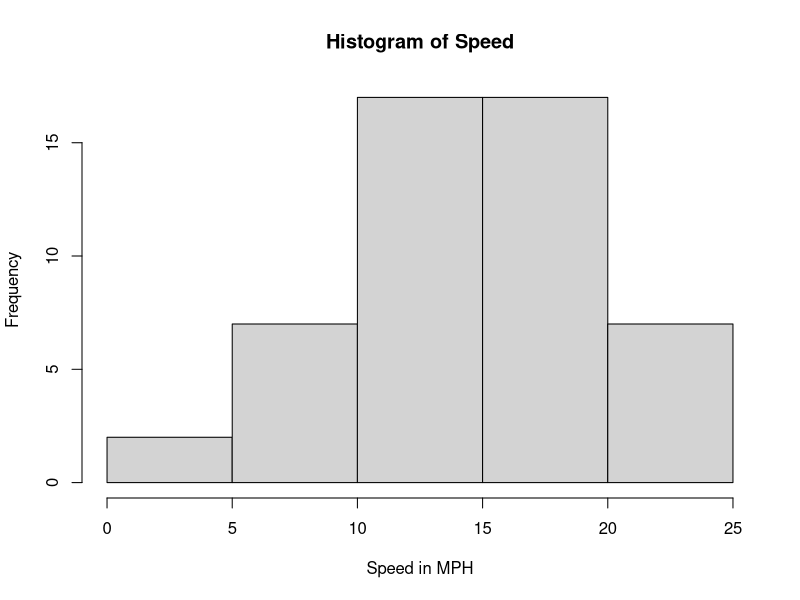
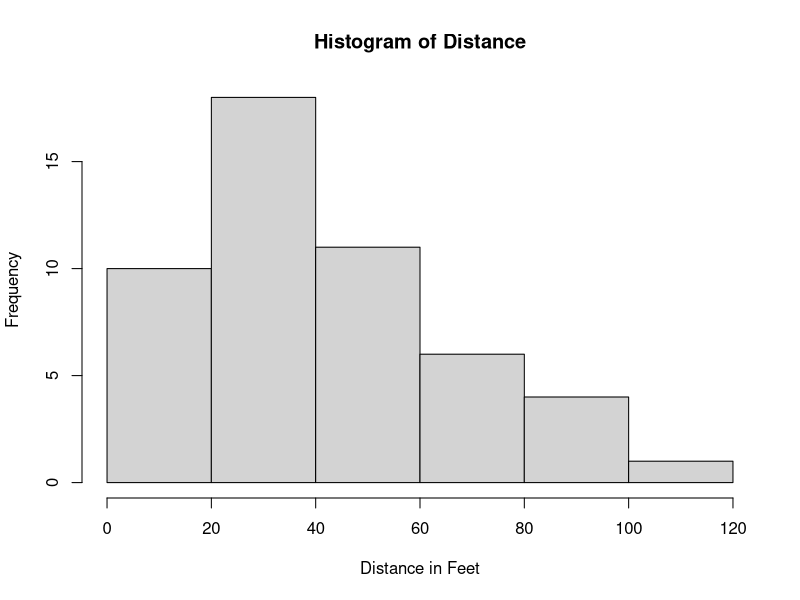
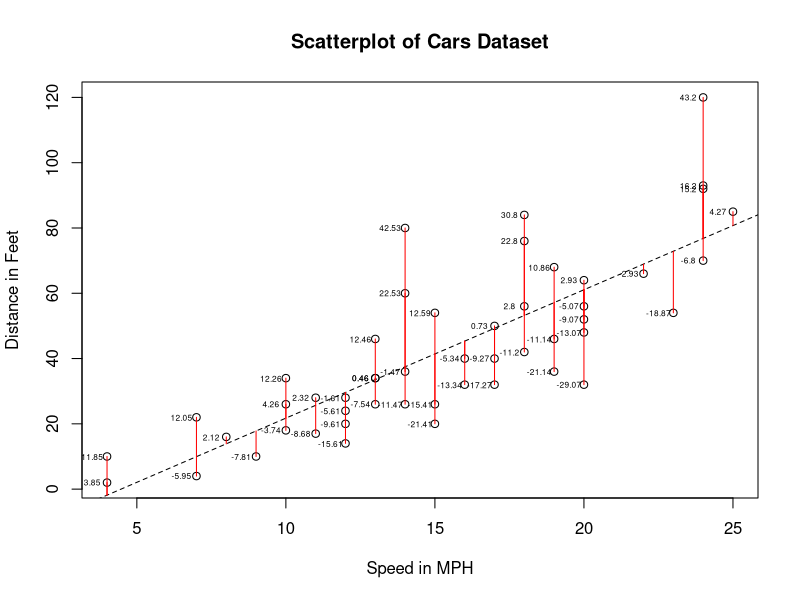
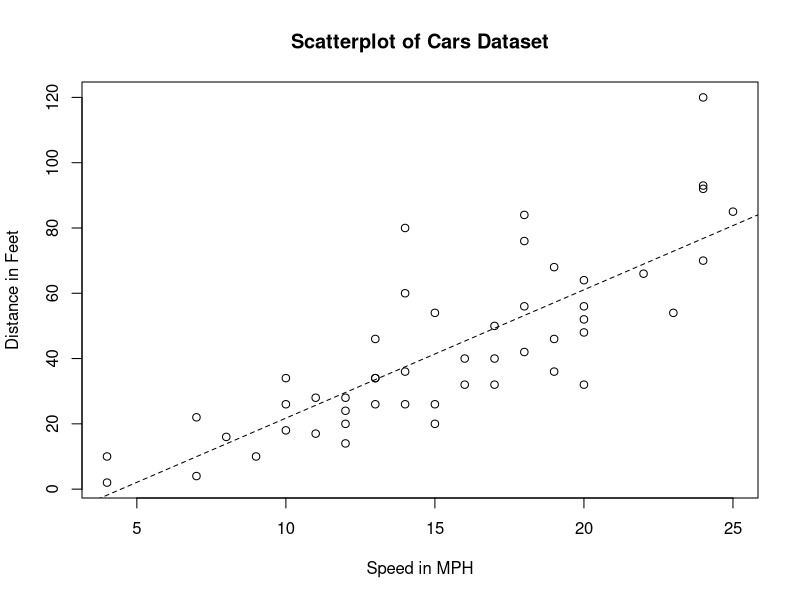
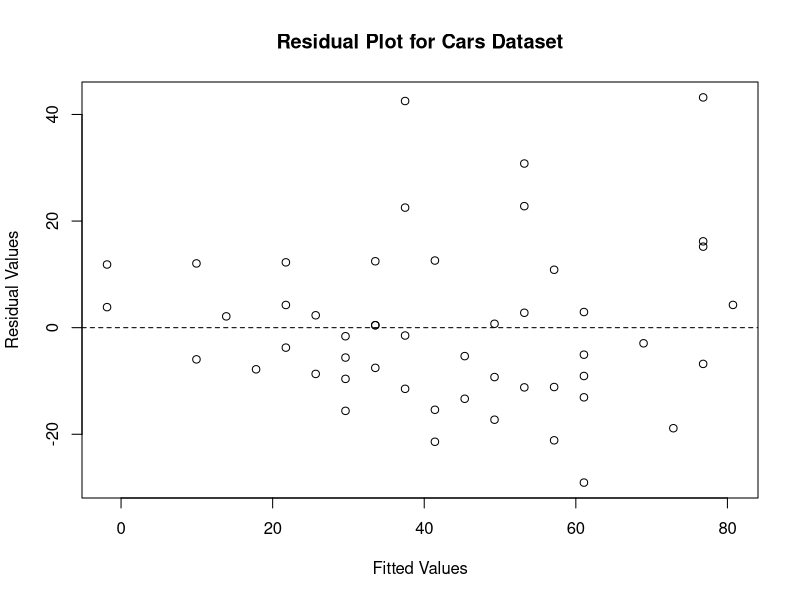
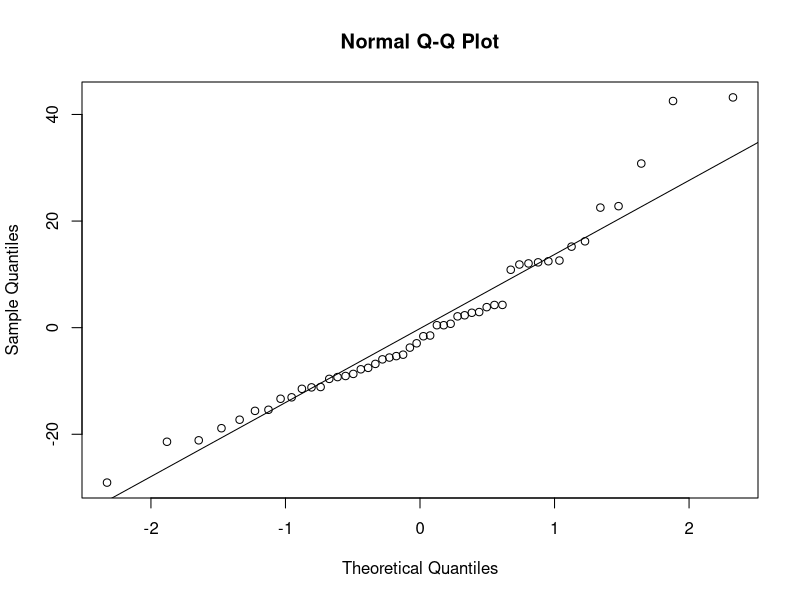
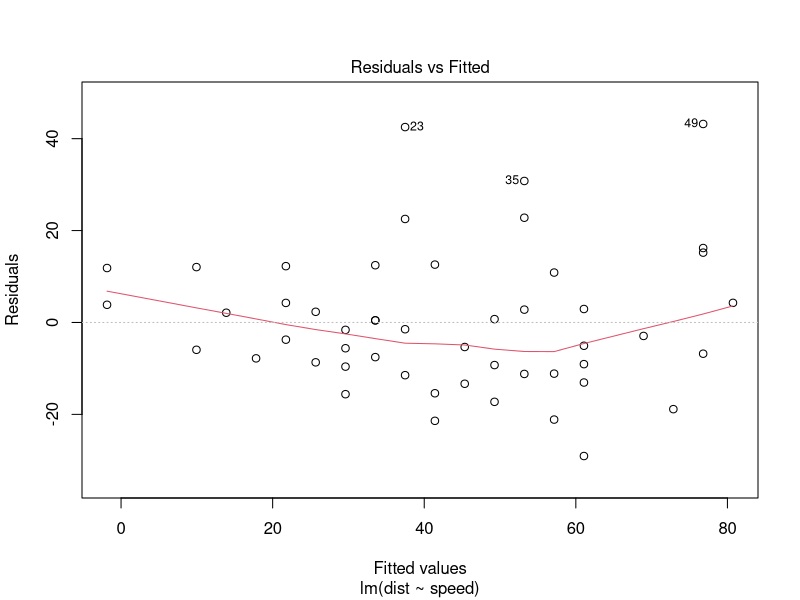
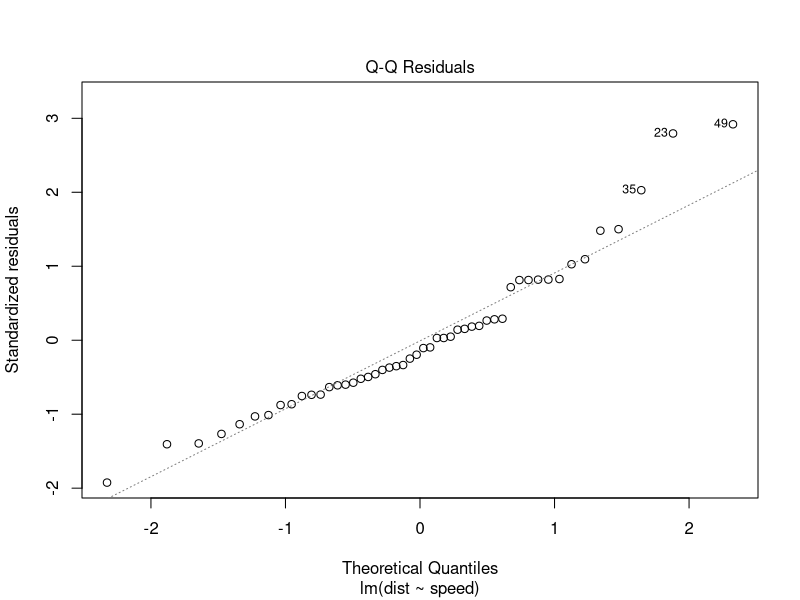

The R source for these figures, in order: (Note: this script raises an error after producing the figures.)
####################################################
####################################################
#####[03] Simple Linear Regression Lecture Code#####
####################################################
####################################################



##############################################
#####Manual example with the cars dataset#####
##############################################
help(cars)
cars #Investigating the cars dataset.

#Basic numerical EDA for cars dataset.
summary(cars) #Five number summaries.
sapply(cars, sd) #Standard deviations.
cor(cars) #Correlations.

#Basic graphical EDA for cars dataset.
hist(cars$speed, xlab = "Speed in MPH", main = "Histogram of Speed")
hist(cars$dist, xlab = "Distance in Feet", main = "Histogram of Distance")

plot(cars, xlab = "Speed in MPH", ylab = "Distance in Feet",
     main = "Scatterplot of Cars Dataset")

#Manual calculation of simple linear regression coefficients.
beta1 = sum((cars$speed - mean(cars$speed)) * (cars$dist - mean(cars$dist))) /
  sum((cars$speed - mean(cars$speed))^2)

beta0 = mean(cars$dist) - beta1*mean(cars$speed)

#Adding the least squares regression line to the plot.
abline(beta0, beta1, lty = 2)

#Calculating the residual values.
residuals = cars$dist - (beta0 + beta1*cars$speed)

#Note the sum of the residuals is 0.
sum(residuals)

#Visualizing the residuals.
segments(cars$speed, cars$dist,
         cars$speed, (beta0 + beta1*cars$speed),
         col = "red")
text(cars$speed - .5, cars$dist, round(residuals, 2), cex = 0.5)



#################################################
#####Automatic example with the cars dataset#####
#################################################
model = lm(dist ~ speed, data = cars) #Use the linear model function lm() to
                                      #conduct the simple linear regression.

summary(model) #All the summary information for the model in question. Reports:
               #-The five number summary of the residuals.
               #-The coefficient estimates.
               #-The coeffiient standard errors.
               #-The t-test for significance of the coefficient estimates.
               #-The p-values for the significance tests.
               #-The level of significance.
               #-The RSE and degrees of freedom for the model.
               #-The coefficient of determination, R^2.
               #-The overall model F-statistic and corresponding p-value.

#The equation of the model can be constructed from the output:
#Predicted Distance = -17.6 + (3.9)*Speed

#The interpretation for the slope coefficient: With a 1 MPH increase in car speed,
#the stopping distance, on average, increases by approximately 3.9 feet.

#The interpretation for the intercept coefficient: When a car's speed is 0 MPH,
#the stopping distance, on average, is -17.6 MPH. Theoretically, does this make
#sense? Why might this be the case?

#The residual standard error is about 15.38; this is an approximation of how much
#the residuas tend to deviate around the regression line.

#The coefficient of determination is about 0.65; approximately 65% of the variability
#in the distance variable is explained by the speed variable.

#The intercept, slope, and overall regression is extremely significant (p-values
#all below 0.05).

#Notice that the F-statistic value for the overall regression is the same as the
#square of the t-statistic value for the speed coefficient:
t.statistic = 9.464
f.statistic = 89.57
t.statistic^2

confint(model) #Creating 95% confidence intervals for the model coefficients.



####################################################
#####Checking assumptions with the cars dataset#####
####################################################
#Linearity
plot(cars, xlab = "Speed in MPH", ylab = "Distance in Feet",
     main = "Scatterplot of Cars Dataset")
abline(model, lty = 2)

#Constant Variance & Independent Errors
plot(model$fitted, model$residuals,
     xlab = "Fitted Values", ylab = "Residual Values",
     main = "Residual Plot for Cars Dataset")
abline(h = 0, lty = 2)

#Normality
qqnorm(model$residuals)
qqline(model$residuals)

#Using the built-in plot() function to visualize the residual plots.
plot(model) #Note the addition of the loess smoother and scale-location plot
            #in order to assess whether there is a pronounced non-linear
            #relationship. Also the addition of leverage and cook's distance.

#Outliers are observations that have high residual values. The error for these
#observations is relatively large because the observations fall distant from the
#regression line.

#Leverage points are observations that have unusually small or large independent
#variable values; these points fall far from the mean. Thus, these observations
#have a lot of leverage to change the slope of the regression line. The further
#an observation is from the mean of the independent variable, the more leverage
#it has on the slope.

#Cook's distance helps to measure the effect of deleting an observation from the
#dataset and rerunning the regression. Observations that have large residual values
#and also high leverage tend to pose threats to the accuracy of the regression
#line and thus need to be further investigated.

#Visualizing another influence plot for the regression model.
library(car) #Companion to applied regression.
influencePlot(model)

#####################################
#####Predicting New Observations#####
#####################################
model$fitted.values #Returns the fitted values.

newdata = data.frame(speed = c(15, 20, 25)) #Creating a new data frame to pass
                                            #to the predict() function.

predict(model, newdata, interval = "confidence") #Construct confidence intervals
                                                 #for the average value of an
                                                 #outcome at a specific point.

predict(model, newdata, interval = "prediction") #Construct prediction invervals
                                                 #for a single observation's
                                                 #outcome value at a specific point.

#Constructing confidence and prediction bands for the scope of our data.
newdata = data.frame(speed = 4:25)
conf.band = predict(model, newdata, interval = "confidence")
pred.band = predict(model, newdata, interval = "prediction")

#Visualizing the confidence and prediction bands
plot(cars, xlab = "Speed in MPH", ylab = "Distance in Feet",
     main = "Scatterplot of Cars Dataset")
abline(model, lty = 2) #Plotting the regression line.
lines(newdata$speed, conf.band[, 2], col = "blue") #Plotting the lower confidence band.
lines(newdata$speed, conf.band[, 3], col = "blue") #Plotting the upper confidence band.
lines(newdata$speed, pred.band[, 2], col = "red") #Plotting the lower prediction band.
lines(newdata$speed, pred.band[, 3], col = "red") #Plotting the upper prediction band.
legend("topleft", c("Regression Line", "Conf. Band", "Pred. Band"),
       lty = c(2, 1, 1), col = c("black", "blue", "red"))



####################################
#####The Box-Cox Transformation#####
####################################
bc = boxCox(model) #Automatically plots a 95% confidence interval for the lambda
                   #value that maximizes the likelihhood of transforming to
                   #normality.

lambda = bc$x[which(bc$y == max(bc$y))] #Extracting the best lambda value.

dist.bc = (cars$dist^lambda - 1)/lambda #Applying the Box-Cox transformation.

model.bc = lm(dist.bc ~ cars$speed) #Creating a new regression based on the
                                    #transformed variable.

summary(model.bc) #Assessing the output of the new model.

plot(model.bc) #Assessing the assumptions of the new model.

boxCox(model.bc) #What happens if we want to apply the Box-Cox transformation
                 #a second time?